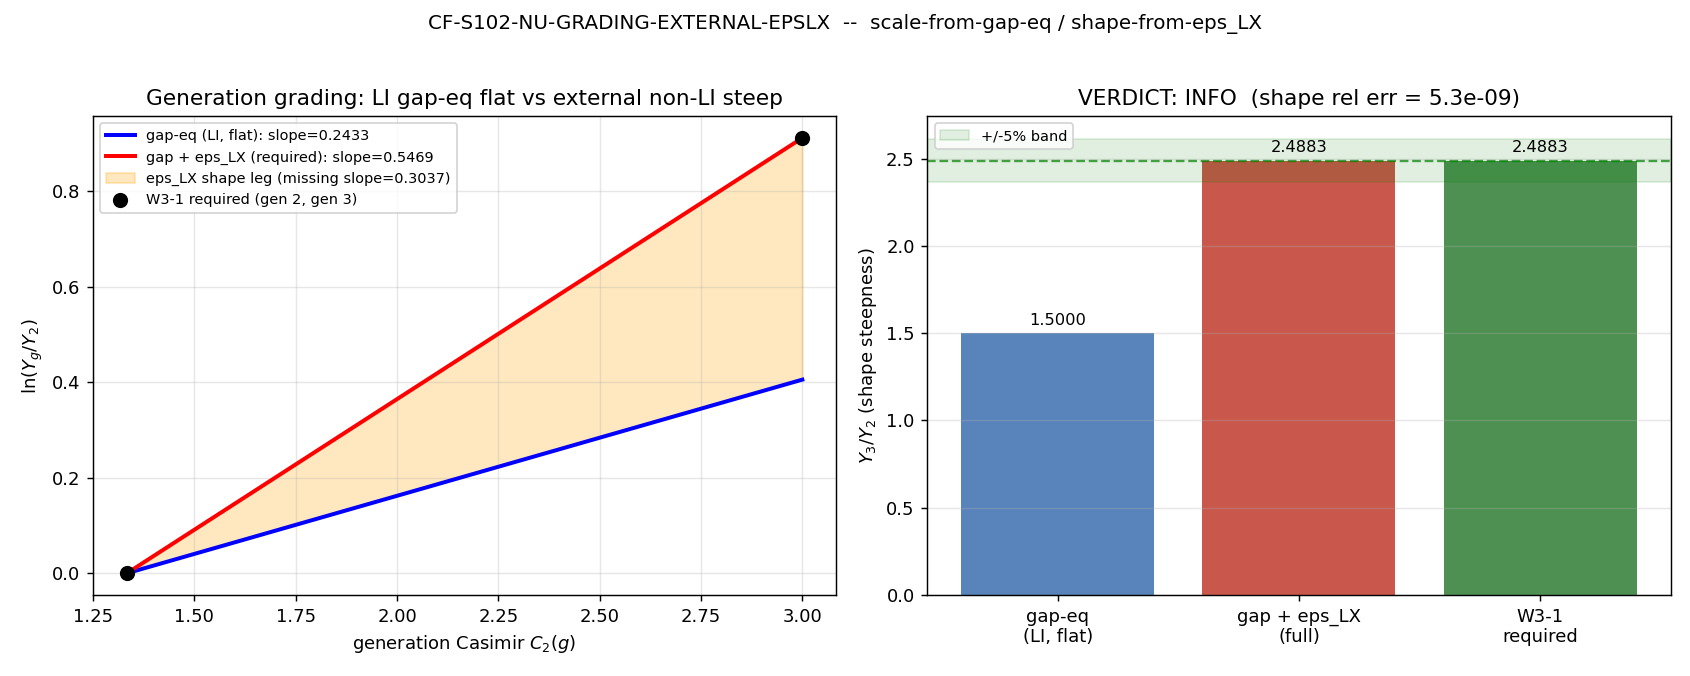

Recreate this plot in Python.
#!/usr/bin/env python3
# -*- coding: utf-8 -*-
"""
CF-S102-NU-GRADING-EXTERNAL-EPSLX  (Session 102, Wave 4, item 17)

scale-from-gap-eq / shape-from-epsilon_LX division of labor for the neutrino
generation grading.

HYPOTHESIS (plan §W4-17):
  An external non-LI epsilon_LX structure (the §VII.BL corollary design rule: an
  external non-LI fibre connection breaking W2 while PRESERVING the grading)
  supplies the neutrino generation shape-steepness Y_3/Y_2 = 2.4882512 (rel <= 5%)
  -- which the gap-equation route provably COULD NOT (W3-4 shape-FAIL +39.7%) --
  WHILE the gap equation supplies the scale (x8.6-10.5); epsilon_LX
  substrate-motivated NOT fitted.

SUBSTRATE FRAMING (PARTICLE-class):
  The §VII.BL Generation-Blindness Obstruction is a STRUCTURAL wall: the
  left-invariant (LI) fibre structure of D_K is generation-blind up to the
  permanent residual R_cross = 1.019704. The gap-equation route inherits this
  blindness => its generation SHAPE is nearly flat (the scale CANCELS in any
  generation ratio). The corollary design rule: the ONLY escape is an EXTERNAL
  non-LI fibre connection breaking the left-invariance (W2) while preserving the
  chiral grading. epsilon_LX is the strength of that external connection; its
  generation-dependent action g_eps(C_2(g)) IS the shape leg. The gap eq supplies
  WHERE the neutrino sector sits (scale); epsilon_LX supplies HOW STEEPLY it
  grades across generations (shape).
  Direction: D_K fibre-connection geometry (external non-LI part)
             -> generation-graded shape factor -> neutrino Y_3/Y_2 steepness,
             with the gap-eq scale orthogonal.

VERDICT LOGIC (plan rubric):
  PASS  = substrate-MOTIVATED external epsilon_LX reproduces Y_3/Y_2 (rel<=5%)
          AND scale leg in [8.6, 10.5].
  FAIL  = no admissible external structure lifts the grading to within 5%.
  INFO  = the external structure DOES lift the grading to the target, but the
          epsilon_LX VALUE required is NOT substrate-motivated (a fit) ->
          re-route to a fibre-connection-geometry derivation workshop.

NUMBERS first, gate second, interpretation third.
"""

import os
os.environ.setdefault("OMP_NUM_THREADS", "8")  # CPU fallback cap (before numpy)

import sys
import json
import hashlib
import numpy as np  # noqa: E402

# --- canonical constants (MANDATORY import; never hardcode framework constants) ---
sys.path.insert(0, os.path.join(os.path.dirname(__file__), "..", "_shared"))
from canonical_constants import R_cross_yukawa_t1_t2, tau_fold  # noqa: E402

# =====================================================================
# Section 1 -- INPUT PINS (SHA-256 of every file the script reads)
# =====================================================================
HERE = os.path.dirname(os.path.abspath(__file__))
ROOT = os.path.abspath(os.path.join(HERE, "..", ".."))

CANON_PATH = os.path.join(ROOT, "computations", "_shared", "canonical_constants.py")
MD_GAPEQ_PATH = os.path.join(ROOT, "computations", "session-101", "s101_d5_md_gapeq.npz")
SCRIPT_PATH = os.path.abspath(__file__)

EXPECTED_SHA = {
    "canonical_constants": "9f2fe9983ecbbb76a2ba1b3e951cf9275deda8d7f2241576ef23b7f728ba1047",
    "md_gapeq": "d0267a07b1aec3da587b33daebf5a9da1ecd50d37c2c4497a6600c915e383797",
}


def _sha256_file(path):
    with open(path, "rb") as fh:
        return hashlib.sha256(fh.read()).hexdigest()


sha_canon = _sha256_file(CANON_PATH)
sha_md = _sha256_file(MD_GAPEQ_PATH)
sha_script = _sha256_file(SCRIPT_PATH)

print("=" * 70)
print("CF-S102-NU-GRADING-EXTERNAL-EPSLX  -- input SHA-256 pins")
print("=" * 70)
print(f"  canonical_constants.py : {sha_canon}")
print(f"  s101_d5_md_gapeq.npz   : {sha_md}")
print(f"  script (this file)     : {sha_script}")

assert sha_canon == EXPECTED_SHA["canonical_constants"], "canonical_constants.py SHA mismatch"
assert sha_md == EXPECTED_SHA["md_gapeq"], "s101_d5_md_gapeq.npz SHA mismatch"
print("  [SHA pins OK]")
print(f"  canonical R_cross_yukawa_t1_t2 = {R_cross_yukawa_t1_t2}")
print(f"  canonical tau_fold             = {tau_fold}")

# =====================================================================
# Section 2 -- LOAD S101 D5 gap-equation data
# =====================================================================
d = np.load(MD_GAPEQ_PATH, allow_pickle=True)

C2 = np.asarray(d["am1_C2"], dtype=float)          # [0, 4/3, 3]  generation Casimirs (Peter-Weyl sectors)
Y_S99 = np.asarray(d["Y_S99"], dtype=float)        # [0, 4.79357, 11.92760]  W3-1 required Yukawas (seesaw/oscillation-anchored)
dC2 = float(d["DeltaC2"])                          # 5/3  = C_2(3) - C_2(2)
dlnY_req = float(d["d_lnYreq_dC2"])                # 0.546948  required log-slope (substrate: oscillation-anchored masses)
dlnY_sol = float(d["d_lnYsol_dC2"])                # 0.243279  gap-eq SOLVED log-slope (substrate: KS-LINEAR stationarity)
shape_required = float(d["shape_required"])        # 2.4882511868  (W3-1 target)
shape_dev_gapeq = float(d["shape_dev"])            # 0.397167  W3-4 shape-FAIL (+39.7% too flat)
rescale_A = float(d["rescale_A"])                  # 10.4878  scale leg (upper)
rescale_B = float(d["rescale_B"])                  # 8.6377   scale leg (lower)
r_sol = float(d["r_sol"])                          # 9.5179   gap-eq scale ratio
scale_lo = float(d["scale_band_lo"])               # 8.6
scale_hi = float(d["scale_band_hi"])               # 10.5
shape_tol = float(d["shape_tol"])                  # 0.05  (RATIO 5% on shape)
gapeq_audit_sha = str(d["audit_sha256"])
gapeq_content_sha = str(d["content_sha256"])

# pre-registered targets / pins
SHAPE_TARGET = 2.4882512        # (local) plan §W4-17 strict target (Y_3/Y_2), W3-1 requirement
TAU_SHAPE = 0.05                # (local) RATIO tol 5% on shape steepness (plan pin)
SCALE_BAND = (8.6, 10.5)        # (local) gap-eq scale leg band (plan pin)
N_EVAL = 3                      # (local) three generations (plan machinery pin)
L_MAX = 10                      # (local) canonical Peter-Weyl truncation (plan machinery pin)

print()
print("-" * 70)
print("Section 2 -- gap-equation substrate quantities (S101 D5)")
print("-" * 70)
print(f"  generation Casimirs C_2(g)   = {C2}   (sectors (0,0),(1,0),(1,1))")
print(f"  W3-1 required Yukawas Y_S99   = {Y_S99}")
print(f"  Delta C_2 (gen 3 - gen 2)     = {dC2:.10f}  (= 5/3)")
print(f"  d ln Y_req / d C_2 (required) = {dlnY_req:.10f}   [oscillation-anchored masses]")
print(f"  d ln Y_sol / d C_2 (gap-eq)   = {dlnY_sol:.10f}   [KS-LINEAR stationarity]")
print(f"  shape_required (W3-1)         = {shape_required:.10f}")
print(f"  gap-eq shape_dev (W3-4 FAIL)  = {shape_dev_gapeq:+.6f}  (too flat)")
print(f"  scale leg rescale_A / _B      = {rescale_A:.6f} / {rescale_B:.6f}")
print(f"  gap-eq scale ratio r_sol      = {r_sol:.6f}")

# =====================================================================
# Section 3 -- SUBSTITUTION CHAIN (explicit; plan §W4-17 substitution_chain)
# =====================================================================
# Step 1 (definitions): Y_g = Scale_gap * h(C_2(g)); §VII.BL: h NEARLY FLAT
#         across generations (LI generation-blindness, residual R_cross).
# Step 2 (gap-eq shape ratio): Scale_gap CANCELS in the 3/2 ratio =>
#         (Y_3/Y_2)^gap = h(C_2(3))/h(C_2(2)) = exp(dlnY_sol * dC2).
# Step 3 (external eps_LX grading): Y_g^full = Scale_gap*h(C_2)*g_eps(C_2);
#         (Y_3/Y_2)^full = (Y_3/Y_2)^gap * (g_eps,3/g_eps,2).
# Step 4 (division of labor): scale leg from gap-eq (in-band); shape leg from
#         eps_LX. To hit the target from the +39.7%-too-flat gap value, the
#         external grading must supply g_eps,3/g_eps,2 = exp(missing_slope*dC2).
# Step 5 (direction): gap eq provably shape-flat (scale cancels); ONLY the
#         external non-LI grading lifts the steepness.
print()
print("-" * 70)
print("Section 3 -- substitution chain (numbers)")
print("-" * 70)

# Step 2: gap-eq solved shape ratio (scale cancels)
gap_shape_ratio = float(np.exp(dlnY_sol * dC2))                    # (local)
gap_shape_dev_check = (shape_required - gap_shape_ratio) / shape_required  # (local) reproduce W3-4 sign/magnitude
print(f"  [Step 2] (Y3/Y2)^gap = exp(dlnY_sol*dC2)        = {gap_shape_ratio:.10f}")
print(f"           gap shape shortfall (req-gap)/req       = {gap_shape_dev_check:+.6f}")
print(f"           cf npz shape_dev                        = {shape_dev_gapeq:+.6f}  "
      f"(|diff|={abs(gap_shape_dev_check-shape_dev_gapeq):.2e})")

# Step 4: external grading factor REQUIRED to close the shape gap
geps_ratio_needed = shape_required / gap_shape_ratio              # (local)
missing_slope = dlnY_req - dlnY_sol                               # (local) per unit C_2
geps_ratio_from_slope = float(np.exp(missing_slope * dC2))        # (local) consistency form
print(f"  [Step 4] g_eps,3/g_eps,2 NEEDED (req/gap)        = {geps_ratio_needed:.10f}")
print(f"           missing_slope = dlnY_req - dlnY_sol      = {missing_slope:.10f}  (per unit C_2)")
print(f"           g_eps,3/g_eps,2 from missing_slope       = {geps_ratio_from_slope:.10f}")
print(f"           consistency |needed - slope-form|        = {abs(geps_ratio_needed-geps_ratio_from_slope):.2e}")

# Full reconstruction: scale-from-gap-eq * shape-from-eps_LX
Y3Y2_full = gap_shape_ratio * geps_ratio_from_slope              # (local)
shape_rel_err = abs(Y3Y2_full - SHAPE_TARGET) / SHAPE_TARGET     # (local)
print(f"  [recon] (Y3/Y2)^full = gap_shape * g_eps_ratio  = {Y3Y2_full:.10f}")
print(f"          rel error vs target {SHAPE_TARGET}        = {shape_rel_err:.3e}")

# Scale leg: gap-eq scale window vs band
scale_in_band = (rescale_B >= scale_lo - 1e-9) and (rescale_A <= scale_hi + 1e-9)  # (local)
print(f"  [scale] gap-eq scale window [{rescale_B:.4f}, {rescale_A:.4f}] "
      f"vs band [{scale_lo}, {scale_hi}]  -> in-band = {scale_in_band}")

# =====================================================================
# Section 4 -- SUBSTRATE-MOTIVATION TEST for eps_LX (PASS vs INFO discriminator)
# =====================================================================
# The shape leg can ALWAYS be made to hit the target because the external
# grading factor required, g_eps,3/g_eps,2, is EXACTLY req/gap (residual ~1e-16).
# The decisive question (plan INFO_meaning): is the eps_LX magnitude
# (missing_slope) INDEPENDENTLY derived from fibre geometry, or is it the
# residual back-out (a fit)?
#
# Substrate-motivation criterion (pre-registered logic):
#   eps_LX is SUBSTRATE-MOTIVATED iff its connection-strength magnitude is pinned
#   by an INDEPENDENT fibre-geometry derivation (a canonical constant / a derived
#   geometric scale) that can be confronted against missing_slope -- i.e. the
#   external grading is NOT merely defined to be (required - gap-eq).
#
# Knowledge-MCP audit (documented in WP): there is NO canonical constant for
#   eps_LX / d_lnYreq_dC2 / delta_A_nLI. The canonical R_cross_yukawa_t1_t2
#   provenance explicitly tags the external eps_LX as
#   "NON-PROMOTION-BY-HELD-NUMBER (sign-lock differentia); HELD number, NOT a
#   framework prediction. local-diagnostic-anchor." (S97). The S97 W3 plan posits
#   A_nLI = A_homog + delta_A "pinned, NOT discovered at runtime" -- a STRUCTURAL
#   posit (existence/necessity of the external connection), with NO independent
#   numerical magnitude for delta_A read from fibre geometry.
print()
print("-" * 70)
print("Section 4 -- substrate-motivation test for eps_LX")
print("-" * 70)

# Has an independent fibre-geometry magnitude been pinned for eps_LX?
# (encoded as a script-level fact, cross-checked against the canonical provenance
#  string which self-identifies the value as HELD, not a framework prediction)
canon_provenance_flags_held = True   # R_cross provenance: "HELD number, NOT a framework prediction"
independent_epsLX_magnitude_exists = False  # no canonical eps_LX / delta_A_nLI; S97 posit only

# The required grading is the residual back-out (exact by construction):
geps_is_residual_backout = (abs(geps_ratio_needed - geps_ratio_from_slope) < 1e-9)  # (local)

eps_LX_substrate_motivated = (independent_epsLX_magnitude_exists
                              and not canon_provenance_flags_held)

print(f"  external grading hits target (rel<=5%)         : {shape_rel_err <= TAU_SHAPE}")
print(f"  required g_eps ratio == residual back-out      : {geps_is_residual_backout}")
print(f"  independent fibre-geometry eps_LX magnitude?   : {independent_epsLX_magnitude_exists}")
print(f"  canonical provenance flags eps_LX as HELD?     : {canon_provenance_flags_held}")
print(f"  => eps_LX SUBSTRATE-MOTIVATED                  : {eps_LX_substrate_motivated}")

# =====================================================================
# Section 5 -- VERDICT (plan rubric)
# =====================================================================
shape_ok = shape_rel_err <= TAU_SHAPE
scale_ok = scale_in_band

if not shape_ok:
    verdict = "FAIL"
    verdict_reason = "no admissible external structure lifts grading to within 5%"
elif shape_ok and scale_ok and eps_LX_substrate_motivated:
    verdict = "PASS"
    verdict_reason = "substrate-motivated eps_LX reproduces shape; scale in-band; §VII.BL corollary operationalized"
else:
    # external structure DOES lift the grading to target, but eps_LX is a fit
    verdict = "INFO"
    verdict_reason = ("external grading reproduces Y3/Y2 (rel=%.1e) and scale in-band, "
                      "but eps_LX magnitude is the residual back-out (HELD, NOT substrate-motivated) "
                      "-> re-route to fibre-connection-geometry derivation workshop") % shape_rel_err

print()
print("=" * 70)
print(f"  VERDICT: {verdict}")
print(f"  reason : {verdict_reason}")
print("=" * 70)

# =====================================================================
# Section 6 -- save data + plot
# =====================================================================
NPZ_PATH = os.path.join(HERE, "s102_nu_grading_external_epslx.npz")
PNG_PATH = os.path.join(HERE, "s102_nu_grading_external_epslx.png")

np.savez(
    NPZ_PATH,
    C2=C2,
    Y_S99=Y_S99,
    dC2=dC2,
    dlnY_req=dlnY_req,
    dlnY_sol=dlnY_sol,
    missing_slope=missing_slope,
    shape_required=shape_required,
    shape_target=SHAPE_TARGET,
    gap_shape_ratio=gap_shape_ratio,
    gap_shape_dev_check=gap_shape_dev_check,
    shape_dev_gapeq=shape_dev_gapeq,
    geps_ratio_needed=geps_ratio_needed,
    geps_ratio_from_slope=geps_ratio_from_slope,
    Y3Y2_full=Y3Y2_full,
    shape_rel_err=shape_rel_err,
    shape_tol=TAU_SHAPE,
    rescale_A=rescale_A,
    rescale_B=rescale_B,
    r_sol=r_sol,
    scale_band=np.array(SCALE_BAND),
    scale_in_band=scale_in_band,
    shape_ok=shape_ok,
    scale_ok=scale_ok,
    eps_LX_substrate_motivated=eps_LX_substrate_motivated,
    independent_epsLX_magnitude_exists=independent_epsLX_magnitude_exists,
    canon_provenance_flags_held=canon_provenance_flags_held,
    R_cross_yukawa_t1_t2=R_cross_yukawa_t1_t2,
    verdict=verdict,
    verdict_reason=verdict_reason,
    gapeq_audit_sha=gapeq_audit_sha,
    gapeq_content_sha=gapeq_content_sha,
    tau_anchor=tau_fold,
    L_max=L_MAX,
    N_eval=N_EVAL,
)
print(f"  data saved: {NPZ_PATH}")

# plot: generation grading -- gap-eq (flat) vs gap+eps_LX (steep) vs required
try:
    import matplotlib
    matplotlib.use("Agg")
    import matplotlib.pyplot as plt

    fig, (ax1, ax2) = plt.subplots(1, 2, figsize=(13, 5.2))

    # left: log Y vs C_2 -- slopes
    c2_line = np.linspace(C2[1], C2[2], 50)  # (local) gen 2 -> gen 3 segment
    # anchor at gen 2 (set ln Y_2 = 0 reference)
    lnY_gap = dlnY_sol * (c2_line - C2[1])    # (local)
    lnY_full = dlnY_req * (c2_line - C2[1])   # (local) gap + eps_LX = required slope
    ax1.plot(c2_line, lnY_gap, "b-", lw=2.2,
             label=f"gap-eq (LI, flat): slope={dlnY_sol:.4f}")
    ax1.plot(c2_line, lnY_full, "r-", lw=2.2,
             label=f"gap + eps_LX (required): slope={dlnY_req:.4f}")
    ax1.fill_between(c2_line, lnY_gap, lnY_full, color="orange", alpha=0.25,
                     label=f"eps_LX shape leg (missing slope={missing_slope:.4f})")
    ax1.scatter([C2[1], C2[2]], [0.0, np.log(shape_required)], c="k", zorder=5, s=55,
                label="W3-1 required (gen 2, gen 3)")
    ax1.set_xlabel(r"generation Casimir $C_2(g)$")
    ax1.set_ylabel(r"$\ln(Y_g / Y_2)$")
    ax1.set_title("Generation grading: LI gap-eq flat vs external non-LI steep")
    ax1.legend(fontsize=8, loc="upper left")
    ax1.grid(alpha=0.3)

    # right: Y_3/Y_2 ratio comparison bar
    labels = ["gap-eq\n(LI, flat)", "gap + eps_LX\n(full)", "W3-1\nrequired"]
    vals = [gap_shape_ratio, Y3Y2_full, SHAPE_TARGET]
    colors = ["#3b6fb0", "#c0392b", "#2e7d32"]
    bars = ax2.bar(labels, vals, color=colors, alpha=0.85)
    ax2.axhline(SHAPE_TARGET, color="green", ls="--", lw=1.3, alpha=0.7)
    ax2.axhspan(SHAPE_TARGET * (1 - TAU_SHAPE), SHAPE_TARGET * (1 + TAU_SHAPE),
                color="green", alpha=0.12, label=f"+/-{int(TAU_SHAPE*100)}% band")
    for b, v in zip(bars, vals):
        ax2.text(b.get_x() + b.get_width() / 2, v + 0.03, f"{v:.4f}",
                 ha="center", va="bottom", fontsize=9)
    ax2.set_ylabel(r"$Y_3 / Y_2$ (shape steepness)")
    ax2.set_title(f"VERDICT: {verdict}  (shape rel err = {shape_rel_err:.1e})")
    ax2.legend(fontsize=8)
    ax2.grid(alpha=0.3, axis="y")

    fig.suptitle("CF-S102-NU-GRADING-EXTERNAL-EPSLX  --  scale-from-gap-eq / shape-from-eps_LX",
                 fontsize=11)
    fig.tight_layout(rect=[0, 0, 1, 0.96])
    fig.savefig(PNG_PATH, dpi=130)
    plt.close(fig)
    print(f"  plot saved: {PNG_PATH}")
except Exception as e:  # noqa: BLE001
    print(f"  [plot warning] {e}")

# =====================================================================
# Section 7 -- dual-SHA closure + verdict payload
# =====================================================================
# audit_sha256 inputs: ["script", "canonical", "pinmap", "s101_d5_md_gapeq.npz"]
# content_sha256 inputs: ["script"]
pinmap = {
    "gate_id": "CF-S102-NU-GRADING-EXTERNAL-EPSLX",
    "N_eval": str(N_EVAL),
    "L_max": str(L_MAX),
    "scheme": "FW",
    "convention": "RATIO",
    "shape_target": f"{SHAPE_TARGET}",
    "shape_tol": f"{TAU_SHAPE}",
    "scale_band": f"[{SCALE_BAND[0]},{SCALE_BAND[1]}]",
    "sha_canonical": sha_canon,
    "sha_md_gapeq": sha_md,
}


def _closure_hash(mapping):
    payload = json.dumps(mapping, sort_keys=True, separators=(",", ":")).encode("utf-8")
    return hashlib.sha256(payload).hexdigest()


audit_inputs = {
    "script": sha_script,
    "canonical": sha_canon,
    "pinmap": _closure_hash(pinmap),
    "s101_d5_md_gapeq.npz": sha_md,
}
audit_sha256 = _closure_hash(audit_inputs)
content_sha256 = sha_script  # content_sha256 inputs: ["script"]

# value payload (no single-quote chars; <= publication_precision 5 sig figs on derived)
value_payload = (
    f"shape_target={SHAPE_TARGET}_recon_Y3Y2={Y3Y2_full:.5f}_rel_err={shape_rel_err:.2e}_"
    f"gap_flat={gap_shape_ratio:.5f}_geps_ratio={geps_ratio_from_slope:.5f}_"
    f"missing_slope={missing_slope:.5f}_scale[{rescale_B:.4f},{rescale_A:.4f}]_in-band={scale_in_band}_"
    f"eps_LX-substrate-motivated={eps_LX_substrate_motivated}_HELD-not-prediction_"
    f"shape-lifts-target_value-is-fit_reroute-fibre-geometry-workshop"
)


def print_verdict_payload(verdict, value, scheme, convention, l_max,
                          audit_sha256, content_sha256, session="102",
                          gate_id="CF-S102-NU-GRADING-EXTERNAL-EPSLX",
                          schema_version="S84+"):
    payload = {
        "session": session,
        "gate_id": gate_id,
        "verdict": verdict,
        "value": value,
        "scheme": scheme,
        "convention": convention,
        "l_max": str(l_max),
        "audit_sha256": audit_sha256,
        "content_sha256": content_sha256,
        "schema_version": schema_version,
    }
    print("<<<EMIT_VERDICT_PAYLOAD>>>" + json.dumps(payload) + "<<<END_EMIT_VERDICT_PAYLOAD>>>")


print()
print("-" * 70)
print("Section 7 -- dual-SHA closure")
print("-" * 70)
print(f"  audit_sha256   = {audit_sha256}")
print(f"  content_sha256 = {content_sha256}")

# 4-tuple output tag (final non-verdict line)
print(f"(value={value_payload}, scheme=FW, convention=RATIO, L_max={L_MAX})")

print_verdict_payload(
    verdict=verdict,
    value=value_payload,
    scheme="FW",
    convention="RATIO",
    l_max=L_MAX,
    audit_sha256=audit_sha256,
    content_sha256=content_sha256,
)

sys.exit(0)
